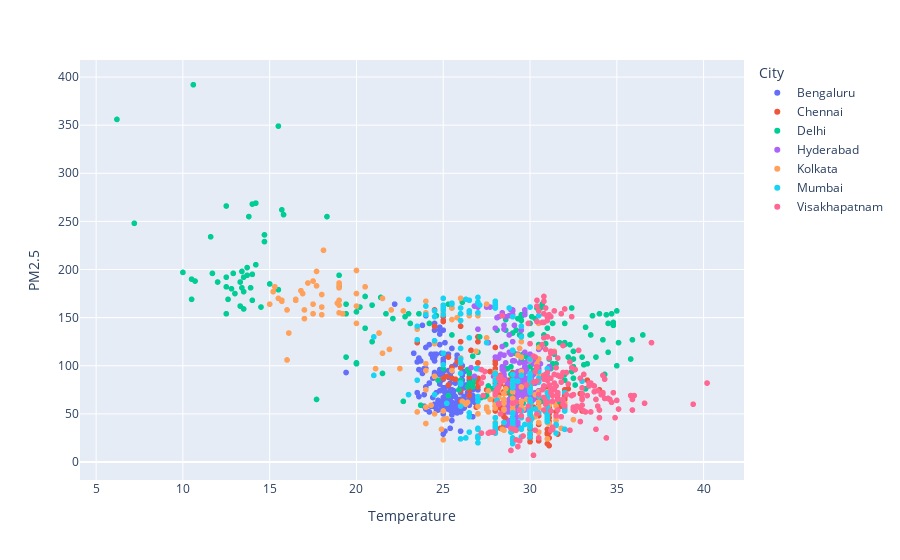

Source (notebook cell):
### Code cell
fig=px.scatter(dd,'median_x','median_y',color="City",labels={'median_x':'Temperature','median_y':'PM2.5'})
fig.show()
fig.write_image(f'images/pm2.5_temperature.png')

### Figure 1 — Plotly figure (JSON) as saved in the notebook; plotly's stock layout.template omitted (floating-point values rounded to 4 significant figures; data arrays with more than 128 entries replaced by an {"elided": "..."} marker saying what was removed)
{"data": [{"hovertemplate": "City=Bengaluru<br>Temperature=%{x}<br>PM2.5=%{y}<extra></extra>", "legendgroup": "Bengaluru", "marker": {"color": "#636efa", "symbol": "circle"}, "mode": "markers", "name": "Bengaluru", "showlegend": true, "type": "scattergl", "x": {"elided": "194 float values"}, "xaxis": "x", "y": {"elided": "194 int values"}, "yaxis": "y"}, {"hovertemplate": "City=Chennai<br>Temperature=%{x}<br>PM2.5=%{y}<extra></extra>", "legendgroup": "Chennai", "marker": {"color": "#EF553B", "symbol": "circle"}, "mode": "markers", "name": "Chennai", "showlegend": true, "type": "scattergl", "x": {"elided": "193 float values"}, "xaxis": "x", "y": {"elided": "193 int values"}, "yaxis": "y"}, {"hovertemplate": "City=Delhi<br>Temperature=%{x}<br>PM2.5=%{y}<extra></extra>", "legendgroup": "Delhi", "marker": {"color": "#00cc96", "symbol": "circle"}, "mode": "markers", "name": "Delhi", "showlegend": true, "type": "scattergl", "x": {"elided": "198 float values"}, "xaxis": "x", "y": {"elided": "198 int values"}, "yaxis": "y"}, {"hovertemplate": "City=Hyderabad<br>Temperature=%{x}<br>PM2.5=%{y}<extra></extra>", "legendgroup": "Hyderabad", "marker": {"color": "#ab63fa", "symbol": "circle"}, "mode": "markers", "name": "Hyderabad", "showlegend": true, "type": "scattergl", "x": {"elided": "193 float values"}, "xaxis": "x", "y": {"elided": "193 int values"}, "yaxis": "y"}, {"hovertemplate": "City=Kolkata<br>Temperature=%{x}<br>PM2.5=%{y}<extra></extra>", "legendgroup": "Kolkata", "marker": {"color": "#FFA15A", "symbol": "circle"}, "mode": "markers", "name": "Kolkata", "showlegend": true, "type": "scattergl", "x": {"elided": "193 float values"}, "xaxis": "x", "y": {"elided": "193 int values"}, "yaxis": "y"}, {"hovertemplate": "City=Mumbai<br>Temperature=%{x}<br>PM2.5=%{y}<extra></extra>", "legendgroup": "Mumbai", "marker": {"color": "#19d3f3", "symbol": "circle"}, "mode": "markers", "name": "Mumbai", "showlegend": true, "type": "scattergl", "x": {"elided": "193 float values"}, "xaxis": "x", "y": {"elided": "193 int values"}, "yaxis": "y"}, {"hovertemplate": "City=Visakhapatnam<br>Temperature=%{x}<br>PM2.5=%{y}<extra></extra>", "legendgroup": "Visakhapatnam", "marker": {"color": "#FF6692", "symbol": "circle"}, "mode": "markers", "name": "Visakhapatnam", "showlegend": true, "type": "scattergl", "x": {"elided": "190 float values"}, "xaxis": "x", "y": {"elided": "190 int values"}, "yaxis": "y"}], "layout": {"autosize": true, "legend": {"title": {"text": "City"}, "tracegroupgap": 0}, "margin": {"t": 60}, "xaxis": {"anchor": "y", "autorange": true, "domain": [0, 1], "range": [4.095, 42.3], "title": {"text": "Temperature"}, "type": "linear"}, "yaxis": {"anchor": "x", "autorange": true, "domain": [0, 1], "range": [-20.3, 419.3], "title": {"text": "PM2.5"}, "type": "linear"}}}
